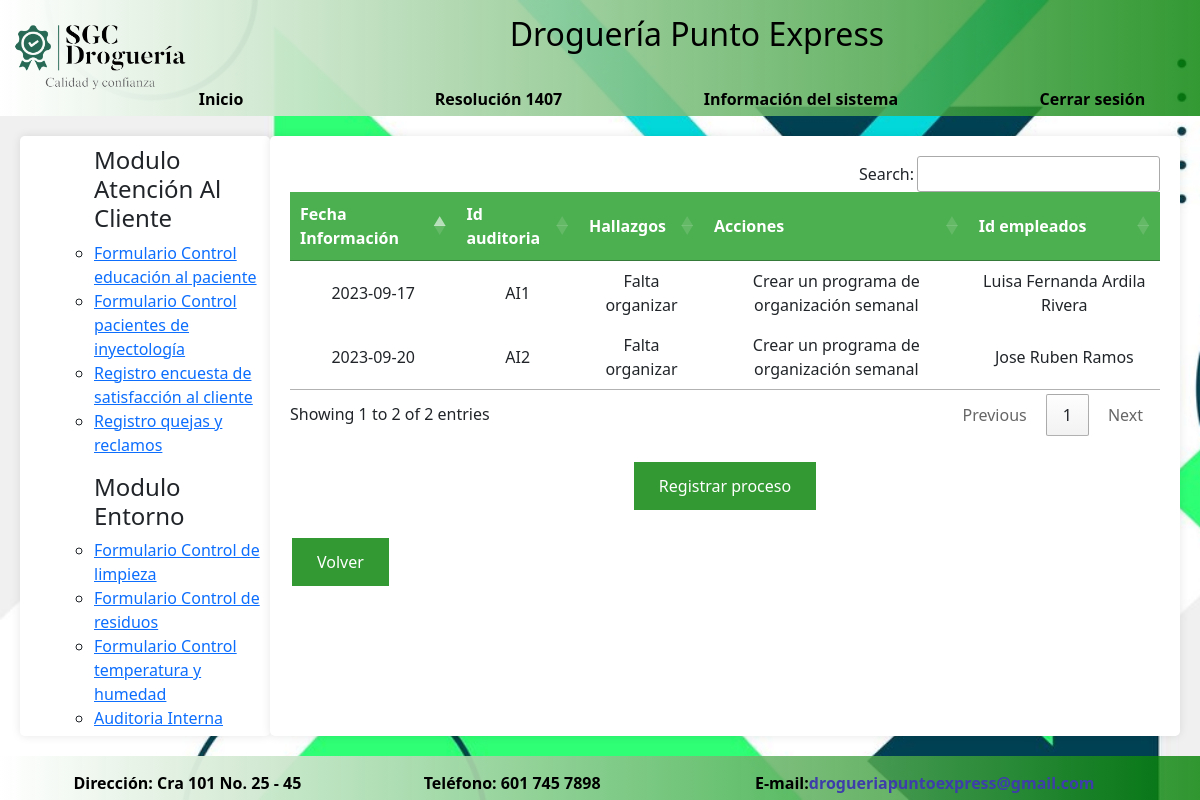
Page /auditoria.php (signed in) on the earlier database version.
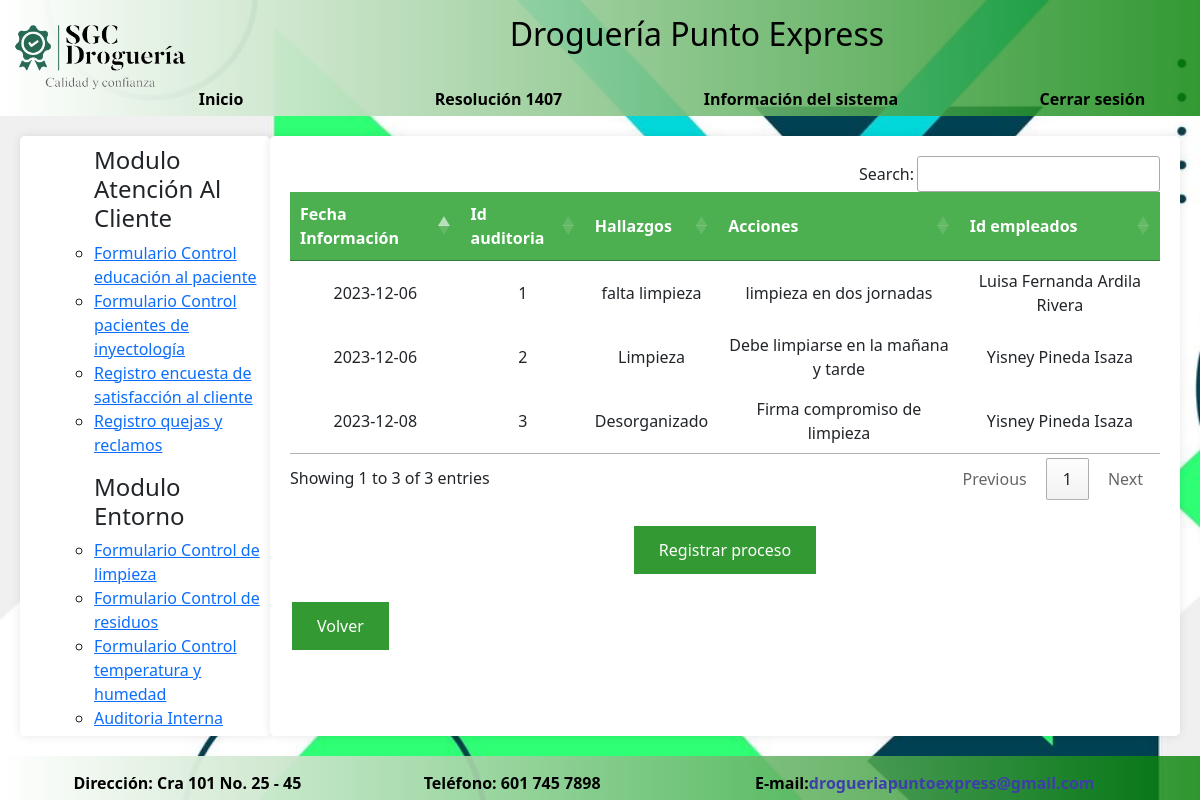
Same page on the later database version.
### tables this page shows
CREATE TABLE `auditoriainterna` (
  `fecha` date NOT NULL DEFAULT current_timestamp(),
  `Idauditoria` int(11) NOT NULL,
  `hallazgos` text NOT NULL,
  `acciones` text NOT NULL,
  `Idempleados` varchar(5) NOT NULL
);

CREATE TABLE `empleados` (
  `Idempleados` varchar(5) NOT NULL DEFAULT 'E',
  `nomempleado` varchar(50) NOT NULL,
  `cedula` int(11) NOT NULL
);

### auditoria.php (the view, shortened to what this page needs)
<!DOCTYPE html>
<html lang="es">
<head>
    <link rel="stylesheet" href="EstiloMP.css">
    <link href="https://cdn.jsdelivr.net/npm/bootstrap@5.3.2/dist/css/bootstrap.min.css" rel="stylesheet">
    <link rel="stylesheet" href="https://cdn.datatables.net/1.13.7/css/jquery.dataTables.min.css">
    <link rel="stylesheet" href="https://cdn.datatables.net/buttons/2.4.2/css/buttons.dataTables.min.css">
</head>
<body>
<header id="header">
<img src="imagen/LogoSGC.png" align="left" height="100">
<h2>Droguería Punto Express</h2>
<br>
<div id="superior">
<a id = "inicio" href="u_inicio.php">Inicio</a>
<a id = "superior1" href="u_resolucion1407.php">Resolución 1407</a>
<a id= "superior1" href="u_sistemainf.php">Información del sistema</a>
<a id="cerrar" href="u_cerrarsesion.php">Cerrar sesión</a>
</header>
<div id="contenido">
    <div id="lateral">
    <nav>
            <ol>
		    <ul><h4>Modulo Atenci&oacute;n Al Cliente</h4>
			<li><a href="educacion.php">Formulario Control educaci&oacute;n al paciente</a></li>
			<li><a href="inyectologia.php">Formulario Control pacientes de inyectolog&iacute;a</a></li>
            <li><a href="rencuesta.php">Registro encuesta de satisfacci&oacute;n al cliente</a></li>
            <li><a href="qr.php">Registro quejas y reclamos</a></li>
			</ul>
            </ol>
        </nav>
        <nav>
            <ol>
		    <ul><h4>Modulo Entorno</h4>
			<li><a href="limpieza.php">Formulario Control de limpieza</a></li>
            <li><a href="residuos.php">Formulario Control de residuos</a></li>
			<li><a href="temperatura.php">Formulario Control temperatura y humedad</a></li>
            <li><a href="auditoria.php">Auditoria Interna</a></li>
			</ul>
            </ol>
        </nav>
    </div>
<main id="contenidos">
<?php
include_once ("conexion.php");
?>
<table id="auditoria">
<thead>
<tr>
<th>Fecha Informaci&oacute;n</th>
<th>Id auditoria</th>
<th>Hallazgos</th>
<th>Acciones</th>
<th>Id empleados</th>
</tr>
</thead>
<tbody>
<?php
$sql = mysqli_query($conn, "SELECT * FROM auditoriainterna
INNER JOIN empleados ON auditoriainterna.Idempleados = empleados.Idempleados
");
while($row=mysqli_fetch_assoc($sql)){?>
        <tr>
        <td><?php echo $row ["fecha"];?></td>
        <td><?php echo $row ["Idauditoria"];?></td>
        <td><?php echo $row ["hallazgos"];?></td>
        <td><?php echo $row ["acciones"];?></td>
        <td><?php echo $row ["nomempleado"];?></td>
        </tr>
<?php    }
?>
</tbody>
</table>
<br>
<center>
<form action="auditoriareg.php" method="post">
<button type="submit">Registrar proceso</button>
</form>
</center>
<br>
<form action="u_inicio.php">
<button type="submit">Volver</button>
</form>
<br>
</main>
</div>
<footer id="footer">
        <table id="inferior"><tr>
			<td id="inferior1">Direcci&oacute;n: Cra 101 No. 25 - 45</td>
			<td id="inferior1">Tel&eacute;fono: 601 745 7898</td>
			<td id="inferior1">E-mail:<a href="mailto:drogueriapuntoexpress@gmail.com">drogueriapuntoexpress@gmail.com</a></td>
		</tr></table>
</footer>
</body>
</html>

### EstiloMP.css (style rules this page uses)
body { background-image: url("imagen/fondo.jpg"); background-size: cover; background-repeat: no-repeat; background-attachment: fixed; background-color: #b0e57c; font-family: 'Arial', 'Helvetica', sans-serif; margin: 0; padding: 0; min-height: 100%; display: flex; flex-direction: column; }
#header { padding: 5px; background: linear-gradient(to right, white, rgba(0, 128, 0, 0.8) ); color: black; }
#header h2 { margin: 0; text-align: center; padding: 10px 0; vertical-align: middle; align-items: center; }
#superior { display: flex; justify-content: space-between; }
#superior a { margin: 0 px; text-decoration: none; color: #000; font-weight: bold; }
#cerrar { margin-right: 5%; }
#inicio { margin-right: 5%; }
button { background-color: rgba(0, 128, 0, 0.8); color: #ffffff; padding: 12px 25px; border: 2px solid; border-radius: 8px; cursor: pointer; font-size: 13px; text-transform: uppercase; transition: background-color 0.3s ease; align-content: center; }
#contenido { display: flex; justify-content: space-between; align-items: flex-start; margin: 20px; }
#lateral, #contenidos { flex-basis: 250px; background-color: #fff; padding: 10px; border-radius: 5px; box-shadow: 0px 0px 10px rgba(0, 0, 0, 0.1); height: calc(100vh - 200px); overflow: auto; }
#contenidos { flex-basis: calc(100% - 250px); background-color: #fff; padding: 20px; border-radius: 5px; box-shadow: 0px 0px 10px rgba(0, 0, 0, 0.1); height: calc(100vh - 200px); overflow: auto; }
#footer { justify-content: space-between; padding: 5px; background: linear-gradient(to right, white, rgba(0, 128, 0, 0.8) ); color: black; width: 100%; }
#inferior td { padding: 0 2px; color : black; font-weight: bold; }
#footer a { text-decoration: none; color:rgb(62, 62, 170); font-weight: bold; }
table { border-collapse: collapse; width: 100%; margin-top: 10px; }
th, td { border: 1px solid #ddd; padding: 5px; text-align: center; }
th { background-color: #4CAF50; color: #fff; }

Differences in the rows shown:
removed auditoriainterna: fecha "2023-09-17", Idauditoria "AI1", hallazgos "Falta organizar", acciones "Crear un programa de organización semanal", Idempleados.nomempleado "Luisa Fernanda Ardila Rivera"
removed auditoriainterna: fecha "2023-09-20", Idauditoria "AI2", hallazgos "Falta organizar", acciones "Crear un programa de organización semanal", Idempleados.nomempleado "Jose Ruben Ramos"
added auditoriainterna: fecha "2023-12-06", Idauditoria "1", hallazgos "falta limpieza", acciones "limpieza en dos jornadas", Idempleados.nomempleado "Luisa Fernanda Ardila Rivera"
added auditoriainterna: fecha "2023-12-06", Idauditoria "2", hallazgos "Limpieza", acciones "Debe limpiarse en la mañana y tarde", empleados.nomempleado "Yisney Pineda Isaza"
added auditoriainterna: fecha "2023-12-08", Idauditoria "3", hallazgos "Desorganizado", acciones "Firma compromiso de limpieza", empleados.nomempleado "Yisney Pineda Isaza"
Other differences:
text written by a page script: "Search: Showing 1 to 2 of 2 entries Previous 1 Next" → "Search: Showing 1 to 3 of 3 entries Previous 1 Next"
